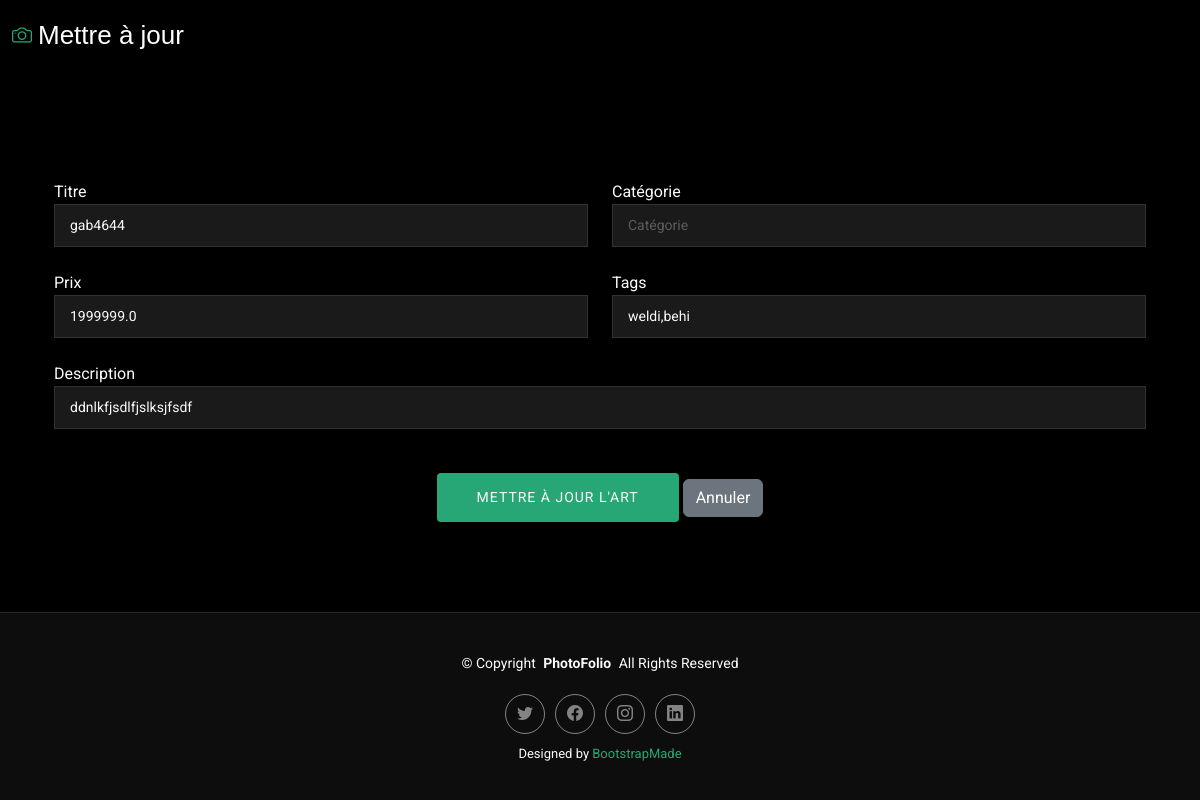
The app's page /arts/update/3, older data.
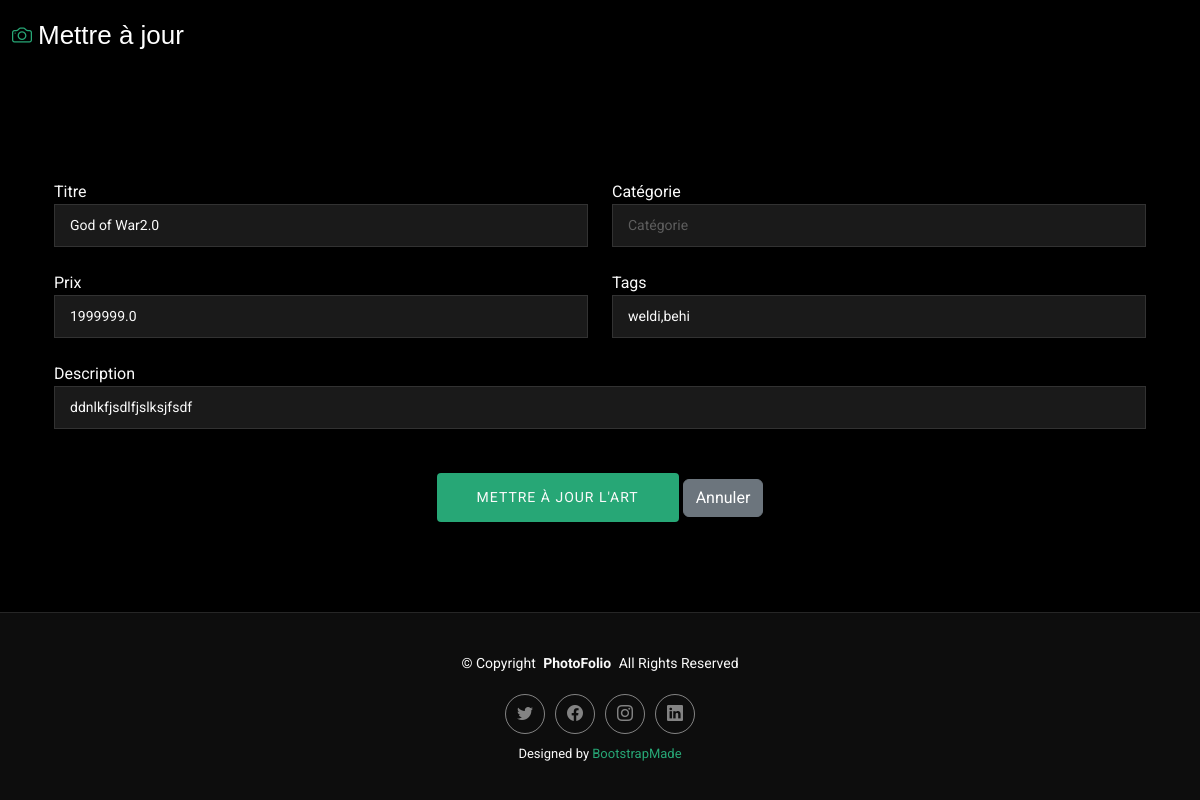
The same page, newer data.
### arts/models.py (models this page shows, shortened)
class Art(models.Model):
    owner = models.ForeignKey(User, on_delete=models.CASCADE, related_name='arts')
    title = models.CharField(max_length=100,unique=True)
    description = models.TextField(blank=True, null=True)
    category = models.CharField(max_length=50, blank=True, null=True)
    tags = models.TextField(blank=True, null=True)
    created_at = models.DateTimeField(auto_now_add=True)
    price=models.FloatField(null=True)
    file = models.FileField(
        upload_to='arts/img/',
        validators=[
            FileExtensionValidator(allowed_extensions=['jpg', 'png', 'mp4', 'mp3'],message="Arts doit etre soit musique .mp3 ou .mp4 soit image :. jpg ou .png soit vidéo .mp4")
        ]
    )

### arts/views.py (the view, shortened to what this page needs)
# urls.py: path('update/<int:pk>', UpdateArtView.as_view(), name='update_art'),
class UpdateArtView(UpdateView):
    model = Art
    template_name = "art_update.html"
    form_class=UpdateArt
    context_object_name = 'art'

### arts/forms.py
class UpdateArt(forms.ModelForm):
    class Meta:
        model = Art  # Remplacez par le nom de votre modèle Art
        fields = ['title', 'category', 'price', 'tags', 'description']

### arts/templates/art_update.html (shortened to what this page needs)
{% load static %}
<!DOCTYPE html>
<html lang="fr">
<head>
  <link href="{% static 'assets/vendor/bootstrap/css/bootstrap.min.css'%}" rel="stylesheet">
  <link href="{% static 'assets/vendor/bootstrap-icons/bootstrap-icons.css' %}" rel="stylesheet">
  <link href="{% static 'assets/vendor/aos/aos.css' %}" rel="stylesheet">
  <link href="{% static 'assets/vendor/glightbox/css/glightbox.min.css' %}" rel="stylesheet">
  <link href="{% static 'assets/vendor/swiper/swiper-bundle.min.css' %}" rel="stylesheet">
  <link href="{% static 'assets/css/main.css'%}" rel="stylesheet">
</head>
<body class="index-page">
  <header id="header" class="header d-flex align-items-center sticky-top">
    <div class="container-fluid position-relative d-flex align-items-center justify-content-between">
        <a href="{% url 'list_arts' %}" class="logo d-flex align-items-center me-auto me-xl-0">
            <i class="bi bi-camera"></i>
            <h1 class="sitename">Mettre à jour</h1>
        </a>
    </div>
  </header>
  <main class="main">
    <div class="container mt-5">
      <section id="contact" class="contact section">
        <div class="container aos-init aos-animate" data-aos="fade-up" data-aos-delay="100">
          <div class="info-wrap aos-init aos-animate" data-aos="fade-up" data-aos-delay="200">
            <div class="row gy-5">
          </div>
          <form method="post" class="php-email-form aos-init aos-animate" data-aos="fade-up" data-aos-delay="300">
            <div class="row gy-4">
              <div class="col-md-6">
                <label for="titre">Titre</label>
                <input type="text" name="title" class="form-control" placeholder="Titre" value="{{ form.title.value|default_if_none:'' }}">
              </div>
              <div class="col-md-6">
                <label for="category">Catégorie</label>
                <input type="text" name="category" class="form-control" placeholder="Catégorie" value="{{ form.category.value|default_if_none:'' }}">
              </div>
              <div class="col-md-6">
                <label for="price">Prix</label>
                <input type="text" name="price" class="form-control" placeholder="Prix" value="{{ form.price.value|default_if_none:'' }}">
              </div>
              <div class="col-md-6">
                <label for="tags">Tags</label>
                <input type="text" name="tags" class="form-control" placeholder="Tags" value="{{ form.tags.value|default_if_none:'' }}">
              </div>
              <div class="col-md-12">
                <label for="description">Description</label>
                <input type="text" name="description" class="form-control" placeholder="Description" value="{{ form.description.value|default_if_none:'' }}">
              </div>
              <div class="col-md-12 text-center">
                <button type="submit">Mettre à jour l'Art</button>
                <button type="button" class="btn btn-secondary" onclick="window.location.href='{% url 'list_arts' %}'">Annuler</button>
              </div>
            </div>
          </form>
        </div>
      </section>
      </div>
  </main>
  <footer id="footer" class="footer">
    <div class="container">
      <div class="copyright text-center">
        <p>© <span>Copyright</span> <strong class="px-1 sitename">PhotoFolio</strong> <span>All Rights Reserved</span></p>
      </div>
      <div class="social-links d-flex justify-content-center">
        <a href="#"><i class="bi bi-twitter"></i></a>
        <a href="#"><i class="bi bi-facebook"></i></a>
        <a href="#"><i class="bi bi-instagram"></i></a>
        <a href="#"><i class="bi bi-linkedin"></i></a>
      </div>
      <div class="credits">
        Designed by <a href="https://bootstrapmade.com/">BootstrapMade</a>
      </div>
    </div>
  </footer>
</body>
</html>

Row changes from the older to the newer data that the page shows:
changed Art "weldi,behi": title "gab4644" → "God of War2.0"
